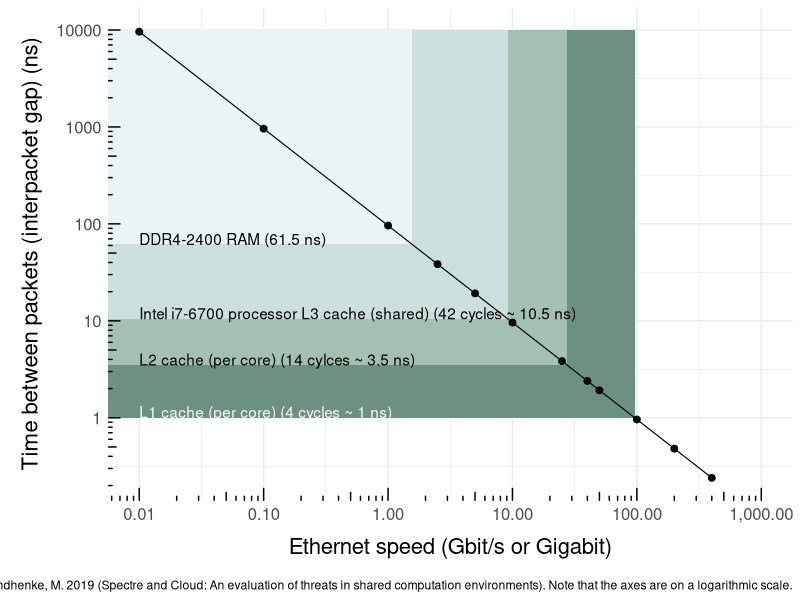

Here is the R script that generated this plot: (Note: this script raises an error after producing the figure.)
#########################################################
## Plotting interpacket gap versus Ethernet speed
#########################################################

# setup
rm(list = ls())

# load libraries
library(tidyverse)
library(scales)

# source for the ethernet speeds and interpacket gaps: 
# https://en.wikipedia.org/wiki/Interpacket_gap

# 9.6 µs for 10 Mbit/s Ethernet,
# 0.96 µs for 100 Mbit/s (Fast) Ethernet,
# 96 ns for Gigabit Ethernet,
# 38.4 ns for 2.5 Gigabit Ethernet,
# 19.2 ns for 5 Gigabit Ethernet,
# 9.6 ns for 10 Gigabit Ethernet,
# 3.84 ns for 25 Gigabit Ethernet,
# 2.4 ns for 40 Gigabit Ethernet,
# 1.92 ns for 50 Gigabit Ethernet,
# 0.96 ns for 100 Gigabit Ethernet,
# 0.48 ns for 200 Gigabit Ethernet, and
# 0.24 ns for 400 Gigabit Ethernet.[1]

# interpacket_gaps <- c(9.6 µs, 0.96 µs, 96 ns, 38.4 ns, 19.2 ns, 9.6 ns, 3.84 ns, 2.4 ns, 1.92 ns, 0.96 ns, 0.48 ns, 0.24 ns)
# ethernet_speed <- c(10 Mbit/s, 100 Mbit/s, 1 Gigabit, 2.5 Gigabit, 5 Gigabit, 10 Gigabit, 25 Gigabit, 40 Gigabit, 50 Gigabit, 100 Gigabit, 200 Gigabit, 400 Gigabit)

# define inputs assuming that 1 Gigabit =  1 Gbit/s
interpacket_gaps_ns <- c(9600, 960, 96, 38.4, 19.2, 9.6, 3.84, 2.4, 1.92, 0.96, 0.48, 0.24)
ethernet_speed_gbps <- c(0.01, 0.1, 1, 2.5, 5, 10, 25, 40, 50, 100, 200, 400)

data <- tibble(interpacket_gaps_ns, ethernet_speed_gbps)
# write_csv(data,"~/Projects/ethernet/data.csv")

# FOR THE PLOT:
# the interpacket gap as the response variable (y), and
# the ethernet speed as the predictor variable (x)
# because that is what makes the most sense

# FOR THE FUNCTION: 
# the ethernet speed as the predictor variable (y), and
# the interpacket gaps as the response variable (x)
# to find the ethernet speed corresponding to some gaps

# building a model
y <- data$ethernet_speed_gbps
x <- data$interpacket_gaps_ns
model <- lm(log(y) ~ log(x))
summary(model)

# speed of cycles to access RAM, L3 cache, L2 cache and L1 cache
# intel i7-6700 processor using DDR4-2400 RAM
# source: Mundhenke, M. 2019. Spectre and Cloud: An evaluation of threats in shared computation environments.
gaps <- data.frame(x = c(61.5, 10.5, 3.5, 1))

# using the model to predict the ethernet speeds for the gaps:
speeds <- data.frame(predict(model, newdata = gaps))

# the model returned log values of y
# putting it all together 
intel <-cbind(gaps, speeds) %>%
  rename(interpacket_gaps_ns = x, 
         log_ethernet_speed_gbps = predict.model..newdata...gaps.) %>%
  mutate(
         ethernet_speed_gbps = exp(log_ethernet_speed_gbps)
         ) 

# extracting the values for plotting

RAM_gap <- intel[1,1]
L3_gap <- intel[2,1]
L2_gap <- intel[3,1]
L1_gap <- intel[4,1]

RAM_speed <- intel[1,3]
L3_speed <- intel[2,3]
L2_speed <- intel[3,3]
L1_speed <- intel[4,3]

# plotting the data

data %>%
  ggplot(aes(x = ethernet_speed_gbps, y = interpacket_gaps_ns)) +
  geom_rect(mapping=aes(xmin=0, xmax=L1_speed, ymin=L1_gap, ymax=10000), fill = "#6b9080", alpha=0.3) +
  geom_rect(mapping=aes(xmin=0, xmax=L2_speed, ymin=L2_gap, ymax=10000), fill = "#a4c3b2", alpha=0.3) +
  geom_rect(mapping=aes(xmin=0, xmax=L3_speed, ymin=L3_gap, ymax=10000), fill = "#cce3de", alpha=0.3) +
  geom_rect(mapping=aes(xmin=0, xmax=RAM_speed, ymin=RAM_gap, ymax=10000), fill = "#eaf4f4", alpha=0.3) +
  geom_point(size = 2) + 
  geom_smooth(color = "black", size = 0.4) +
  scale_x_continuous(
    trans = "log10", 
    labels = comma, 
    limits = c(NA, 1000),
    breaks = c(0, 0.01, 0.1, 1, 10, 100, 1000),
    ) +
  annotation_logticks(base = 10) +
  scale_y_continuous(trans = "log10") +
  labs(
    x = "Ethernet speed (Gbit/s or Gigabit)",
    y = "Time between packets (interpacket gap) (ns)",
    caption = "Sources: Ethernet speeds from IEEE (on Wikipedia) and speeds to access RAM and caches from Mundhenke, M. 2019 (Spectre and Cloud: An evaluation of threats in shared computation environments). Note that the axes are on a logarithmic scale."
  ) + 
  theme_minimal() + 
  theme(
    plot.title = element_text(size=18, face="bold", margin=margin(20,0,20,0), hjust = 0.5, vjust = 0),
    axis.title.x = element_text(size=16, margin=margin(10,0,10,0)),
    axis.title.y = element_text(size=16, margin=margin(0,10,0,10)),
    axis.text.x = element_text(size=12),
    axis.text.y = element_text(size=12),
    legend.title = element_text(size = 14),
    legend.text = element_text(size = 12)
  ) +
  annotate("text", x=0.01, y=70, label= "DDR4-2400 RAM (61.5 ns)", hjust = 0) +
  annotate("text", x=0.01, y=12, label= "Intel i7-6700 processor L3 cache (shared) (42 cycles ~ 10.5 ns)", hjust = 0) +
  annotate("text", x=0.01, y=4, label= "L2 cache (per core) (14 cylces ~ 3.5 ns)", hjust = 0) +
  annotate("text", x=0.01, y=1.15, color = "#fffafa", label= "L1 cache (per core) (4 cycles ~ 1 ns)", hjust = 0)

plot 

ggsave("plot.svg", width = 16, height = 9)
